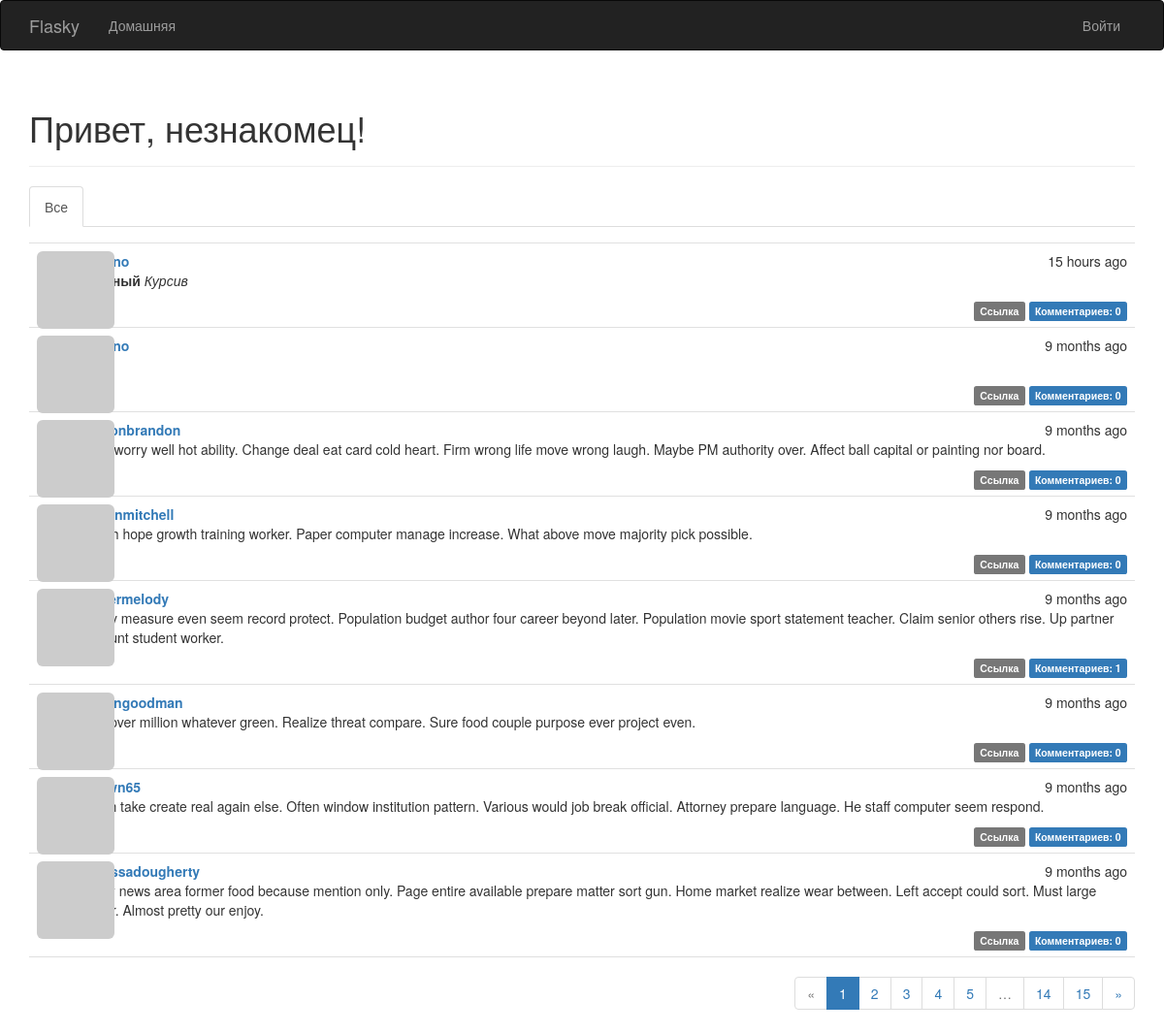
Before: / with the older database file.
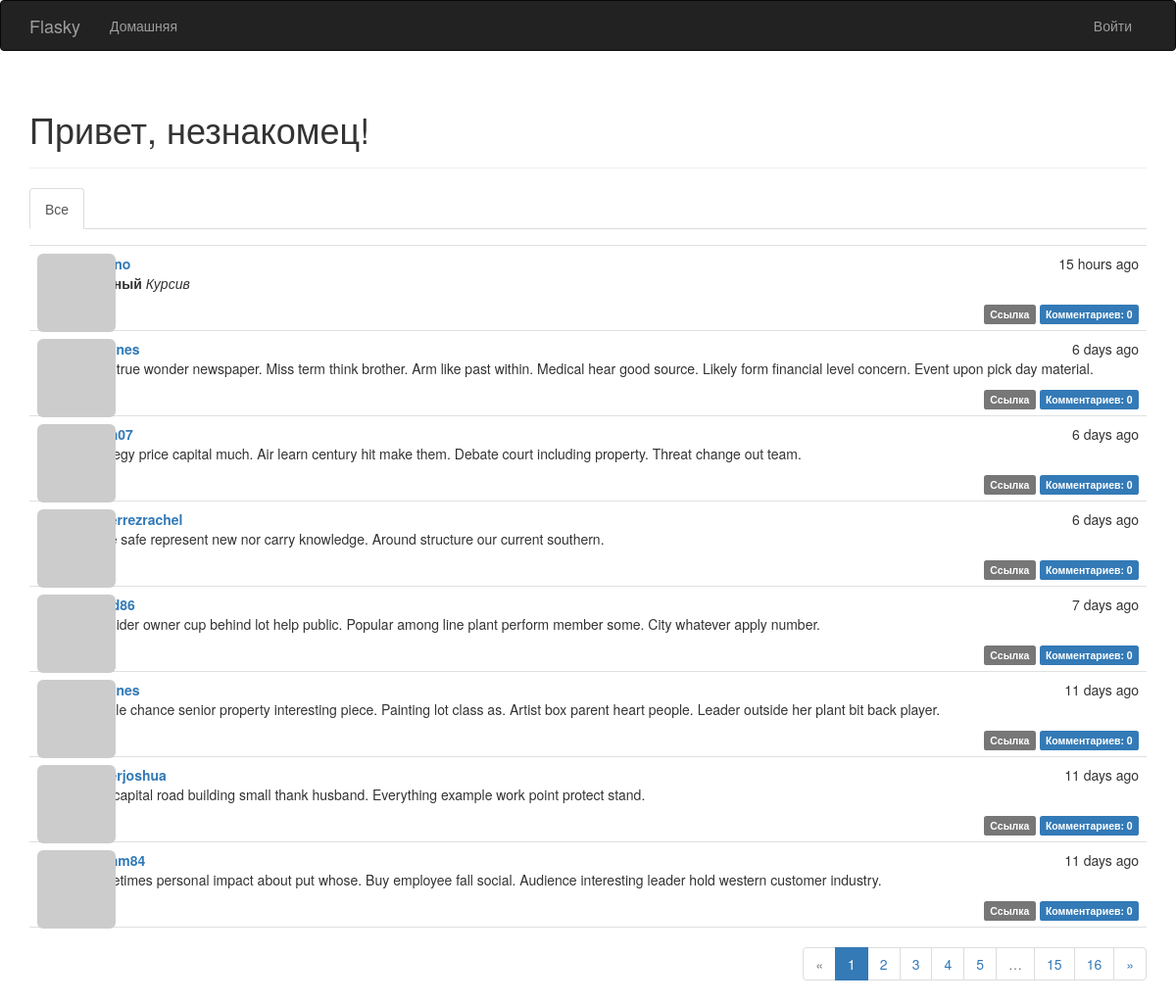
After: the same page with the newer database file.
### app/models.py (models this page shows, shortened)
class Post(db.Model):
    __tablename__ = 'posts'
    id = db.Column(db.Integer, primary_key=True)
    body = db.Column(db.Text)
    body_html = db.Column(db.Text)
    timestamp = db.Column(db.DateTime, index=True, default=datetime.utcnow)
    author_id = db.Column(db.Integer, db.ForeignKey('users.id'))
    comments = db.relationship('Comment', backref='post', lazy='dynamic')

class User(UserMixin, db.Model):
    __tablename__ = 'users'
    id = db.Column(db.Integer, primary_key=True)
    email = db.Column(db.String(64), unique=True, index=True)
    username = db.Column(db.String(64), unique=True, index=True)
    password_hash = db.Column(db.String(128))
    role_id = db.Column(db.Integer, db.ForeignKey('roles.id'))
    confirmed = db.Column(db.Boolean, default=False)
    name = db.Column(db.String(64))
    location = db.Column(db.String(64))
    about_me = db.Column(db.Text())
    member_since = db.Column(db.DateTime(), default=datetime.utcnow)
    last_seen = db.Column(db.DateTime(), default=datetime.utcnow)
    avatar_hash = db.Column(db.String(32))
    posts = db.relationship('Post', backref='author', lazy='dynamic')
    comments = db.relationship('Comment', backref='author', lazy='dynamic')
    followed = db.relationship('Follow',
                               foreign_keys=[Follow.follower_id],
                               backref=db.backref('follower', lazy='joined'),
                               lazy='dynamic',
                               cascade='all, delete-orphan')
    followers = db.relationship('Follow',
                                foreign_keys=[Follow.followed_id],
                                backref=db.backref('followed', lazy='joined'),
                                lazy='dynamic',
                                cascade='all, delete-orphan')
    @property
    def password(self):
        raise AttributeError('password is not a readable attribute')
    def gravatar(self, size=100, default='identicon', rating='g'):
        if request.is_secure:
            url = 'https://secure.gravatar.com/avatar'
        else:
            url = 'http://secure.gravatar.com/avatar'
        hash = hashlib.md5(self.email.lower().encode('utf-8')).hexdigest()
        return f'{url}/{hash}?s={size}&d={default}&r={rating}'

### app/main/views.py (the view)
@main.route('/', methods=['GET', 'POST'])
def index():
    form = PostForm()
    if current_user.can(Permission.WRITE) and form.validate_on_submit():
        post = Post(body=form.body.data,
                    author=current_user._get_current_object())
        db.session.add(post)
        db.session.commit()
        return redirect(url_for('.index'))
    page = request.args.get('page', 1, type=int)
    show_followed = False
    if current_user.is_authenticated:
        show_followed = bool(request.cookies.get('show_followed', ''))
    if show_followed:
        query = current_user.followed_posts
    else:
        query = Post.query
    pagination = query.order_by(Post.timestamp.desc()).paginate(
        page, per_page=current_app.config['FLASKY_POSTS_PER_PAGE'],
        error_out=False)
    posts = pagination.items
    return render_template('index.html', form=form, posts=posts,
                           pagination=pagination, show_followed=show_followed)

### app/auth/views.py (called while the page is built)
@auth.before_app_request
def before_request():
    if current_user.is_authenticated:
        current_user.ping()
        if not current_user.confirmed \
                and request.blueprint != 'auth' \
                and request.endpoint != 'static':
            return redirect(url_for('auth.unconfirmed'))

### app/main/__init__.py (called while the page is built)
@main.app_context_processor
def inject_permissions():
    return dict(Permission=Permission)

### app/main/views.py (called while the page is built)
@main.after_app_request
def after_request(response):
    for query in get_debug_queries():
        if query.duration >= current_app.config['FLASKY_SLOW_DB_QUERY_TIME']:
            current_app.logger.warning(
                'Slow query: %s\nParameters: %s\nDuration: %fs\nContext: %s\n' %
                (query.statement, query.parameters, query.duration, query.context))
    return response

### app/models.py (called while the page is built)
    def can(self, permissions):
        return False

    def is_administrator(self):
        return False

### app/templates/index.html (shortened to what this page needs)
{% extends "base.html" %}
{% import "bootstrap/wtf.html" as wtf %}
{% import "_macros.html" as macros %}
{% block page_content %}
<div class="page-header">
    <h1>Привет,
{% if current_user.is_authenticated %}{{ current_user.username }}{% else %}незнакомец{% endif %}!</h1>
</div>
<div class="post-tabs">
    <ul class="nav nav-tabs">
        <li{% if not show_followed %} class="active"{% endif %}><a href="{{ url_for('.show_all') }}">Все</a></li>
    </ul>
</div>
{% include '_posts.html' %}
{% if pagination %}
<div class="pagination">
    {{ macros.pagination_widget(pagination, '.index') }}
</div>
{% endif %}
{% endblock %}

### app/templates/_posts.html (shortened to what this page needs)
<ul class="posts">
    {% for post in posts %}
    <li class="post">
        <div class="profile-thumbnail">
            <a href="{{ url_for('.user', username=post.author.username) }}">
                <img class="img-rounded profile-thumbnail" src="{{ post.author.gravatar(size=40) }}">
            </a>
        </div>
        <div class="post-date">{{ moment(post.timestamp).fromNow() }}</div>
        <div class="post-author">
            <a href="{{ url_for('.user', username=post.author.username) }}">
                {{ post.author.username }}
            </a>
        </div>
       <div class="post-content">
        <div class="post-body">
            {% if post.body_html %}
                {{ post.body_html | safe }}
            {% else %}
                {{ post.body }}
        {% endif %}
        </div>
        <div class="post-footer">
            <a href="{{ url_for('.post', id=post.id) }}">
                <span class="label label-default">Ссылка</span></a>
            <a href="{{ url_for('.post', id=post.id) }}#comments">
                <span class="label label-primary">
                Комментариев: {{ post.comments.count() }}
                </span></a>
        </div>
</div>
    </li>
    {% endfor %}
</ul>

Changed rows visible on the page:
no longer on this page (row unchanged): Post: timestamp "9 months ago", comments.count "0"
no longer on this page (row unchanged): Post: timestamp "9 months ago", author.username "ellisonbrandon", body_html "Why worry well hot ability. Change deal eat card cold heart. Firm wrong life move wrong laugh. Maybe PM authority over. Affect ball capital or painting nor board.", comments.count "0"
no longer on this page (row unchanged): Post: timestamp "9 months ago", author.username "susanmitchell", body_html "South hope growth training worker. Paper computer manage increase. What above move majority pick possible.", comments.count "0"
no longer on this page (row unchanged): Post: timestamp "9 months ago", author.username "cartermelody", body_html "Apply measure even seem record protect. Population budget author four career beyond later. Population movie sport statement teacher. Claim senior others rise. Up partner amount student worker.", comments.count "1"
no longer on this page (row unchanged): Post: timestamp "9 months ago", author.username "edwingoodman", body_html "Discover million whatever green. Realize threat compare. Sure food couple purpose ever project even.", comments.count "0"
no longer on this page (row unchanged): Post: timestamp "9 months ago", body_html "Much take create real again else. Often window institution pattern. Various would job break official. Attorney prepare language. He staff computer seem respond.", comments.count "0"
no longer on this page (row unchanged): Post: timestamp "9 months ago", author.username "melissadougherty", body_html "Story news area former food because mention only. Page entire available prepare matter sort gun. Home market realize wear between. Left accept could sort. Must large cover. Almost pretty our enjoy.", comments.count "0"
added Post: timestamp "6 days ago", body_html "Task true wonder newspaper. Miss term think brother. Arm like past within. Medical hear good source. Likely form financial level concern. Event upon pick day material.", comments.count "0"
added Post: timestamp "6 days ago", body_html "Strategy price capital much. Air learn century hit make them. Debate court including property. Threat change out team.", comments.count "0"
added Post: timestamp "6 days ago", author.username "gutierrezrachel", body_html "Issue safe represent new nor carry knowledge. Around structure our current southern.", comments.count "0"
added Post: timestamp "7 days ago", body_html "Consider owner cup behind lot help public. Popular among line plant perform member some. City whatever apply number.", comments.count "0"
added Post: timestamp "11 days ago", body_html "People chance senior property interesting piece. Painting lot class as. Artist box parent heart people. Leader outside her plant bit back player.", comments.count "0"
added Post: timestamp "11 days ago", author.username "fosterjoshua", body_html "Can capital road building small thank husband. Everything example work point protect stand.", comments.count "0"
added Post: timestamp "11 days ago", body_html "Sometimes personal impact about put whose. Buy employee fall social. Audience interesting leader hold western customer industry.", comments.count "0"
Other visible differences:
new list line: "16"
list line gone: "14"
